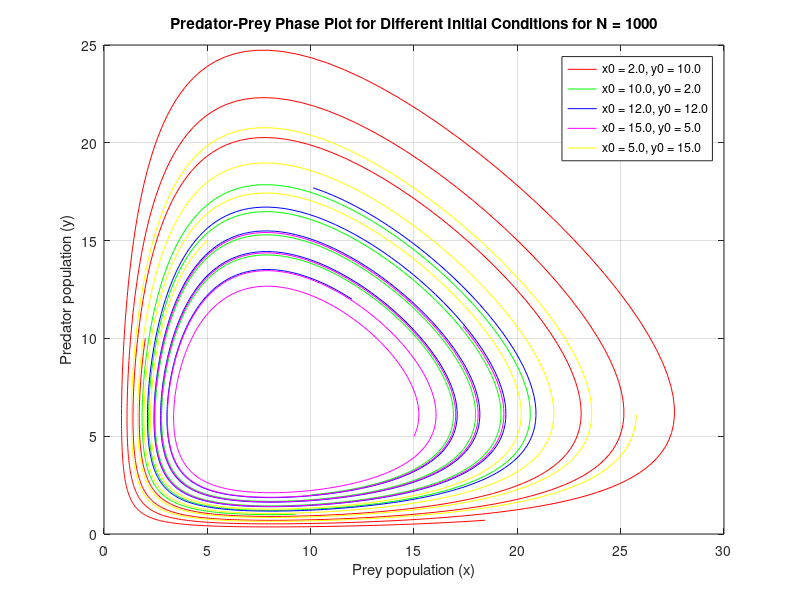

Here is the MATLAB script that generated this plot:
clear all
close all

% Parameters
t0 = 0;            
T = 8;                 
N = 1000;             % Number of subdivisions
a = 3;                 % Intrinsic reproduction rate of prey
b = 0.5;               % Mortality rate of prey due to predators encountered
c = 4;                 % Intrinsic mortality rate of predators
d = 0.5;               % Reproduction rate of predators due to prey eaten

h = (T - t0) / N;
fprintf('The step size h is: %.6f\n\n', h);  
t = t0:h:T;  

initial_conditions = [
    2, 10; 
    10, 2;
    12, 12; 
    15,5; 
    5,15; 
];

colors = ['r', 'g', 'b', 'm','y'];  
figure;


for j = 1:size(initial_conditions, 1)
    x0 = initial_conditions(j, 1);
    y0 = initial_conditions(j, 2);
    
   
    x_vals(1) = x0;
    y_vals(1) = y0;

    for i = 1:N
         x_vals(i+1) = x_vals(i)*(1+a*h-h*b*y_vals(i));
         y_vals(i+1) = y_vals(i)*(1-c*h+d*h*x_vals(i));
    end
    
    % Plot results on the same graph (Prey vs Predators)
    plot(x_vals, y_vals, colors(j), 'DisplayName', sprintf('x0 = %.1f, y0 = %.1f', x0, y0));
    hold on;  
end

legend('show'); 
xlabel('Prey population (x)');
ylabel('Predator population (y)');
title('Predator-Prey Phase Plot for Different Initial Conditions for N = 1000');
grid on;
